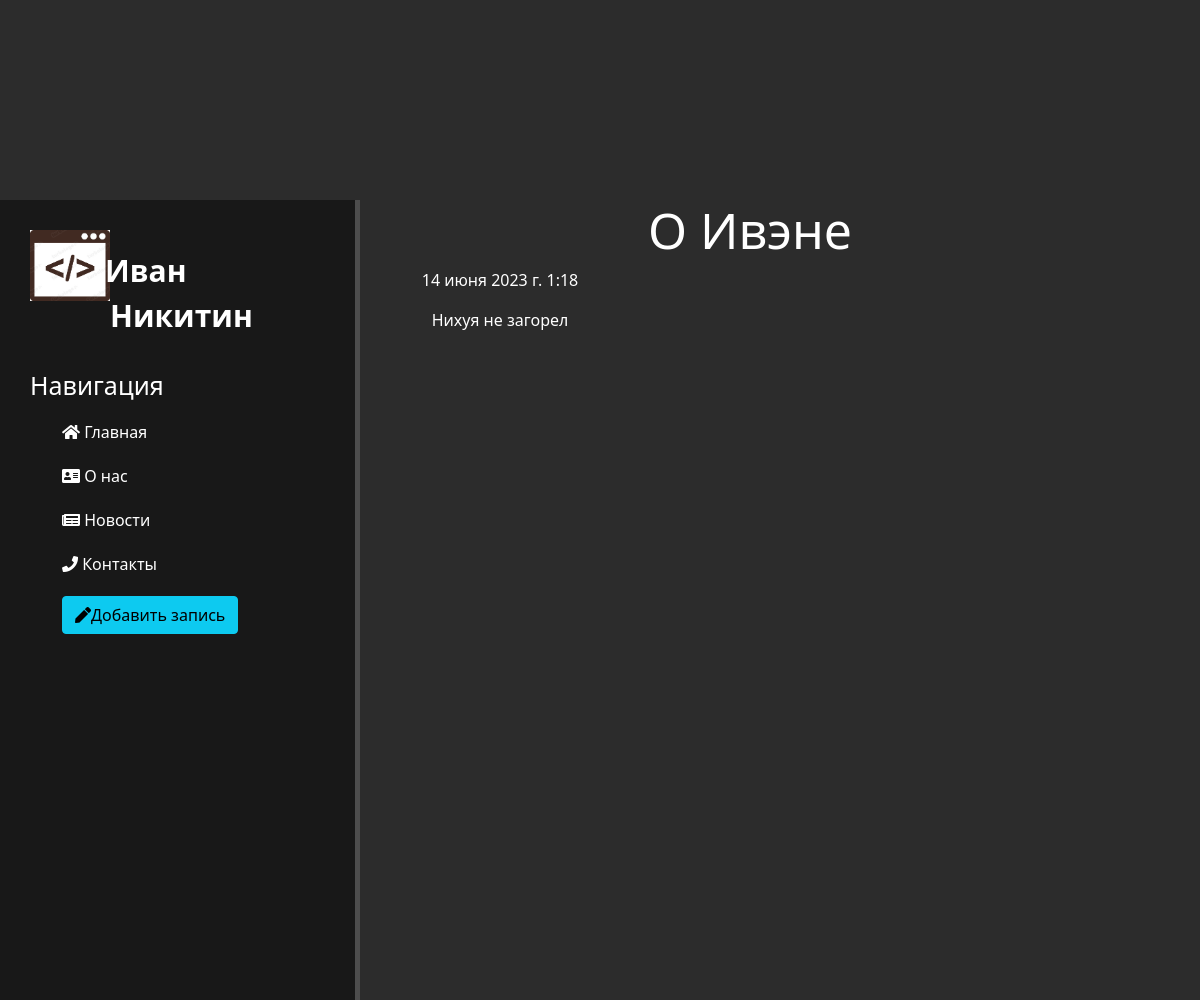
/news/5, run on the app's committed database.
### news/models.py (models this page shows, shortened)
class Articles(models.Model):
    title = models.CharField('Название', max_length=50)
    anons = models.CharField('Анонс', max_length=250)
    text = models.TextField('Текст')
    date = models.DateTimeField('Дата и время')
    class Meta:
        verbose_name = 'Новость'
        verbose_name_plural = 'Новости'

### news/views.py (the view)
# urls.py: path('<int:pk>', Detail_Views.as_view(), name='news-details')  # для открыктия полного описания записи
class Detail_Views(DetailView):  # Для полного показа записи
    model = Articles
    template_name = 'news/detail_view.html'
    context_object_name = 'article' # для указания именяив html конкретной страницы

### news/templates/news/detail_view.html (shortened to what this page needs)
{% extends 'main/layout.html' %}
{% block content %}
    <div class="features">
        <h1>{{ article.title }}</h1>
        <p>{{ article.date }}</p>
        <p>{{ article.text }}</p>
   </div>
{% endblock %}

### main/static/main/css/main.css (style rules this page uses)
body { background: #2c2c2c; }
main .features { color: #fff; margin-left: 20%; margin-top: 200px; text-align: center; width: 75%; }
main .features h1 { font-size: 50px; }
main .features p { max-width: 400px; gin:20px auto }

### data on the page
Articles: title "О Ивэне", date "14 июня 2023 г. 1:18", text "Нихуя не загорел"
